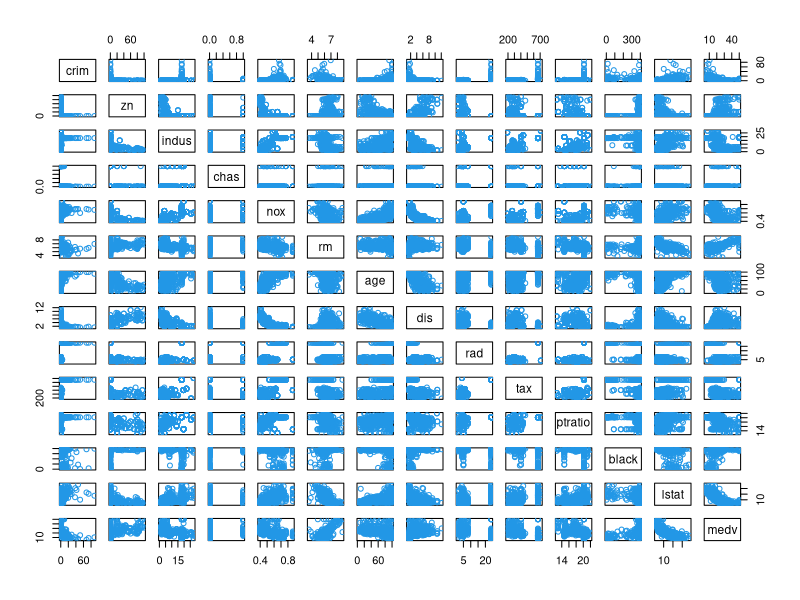
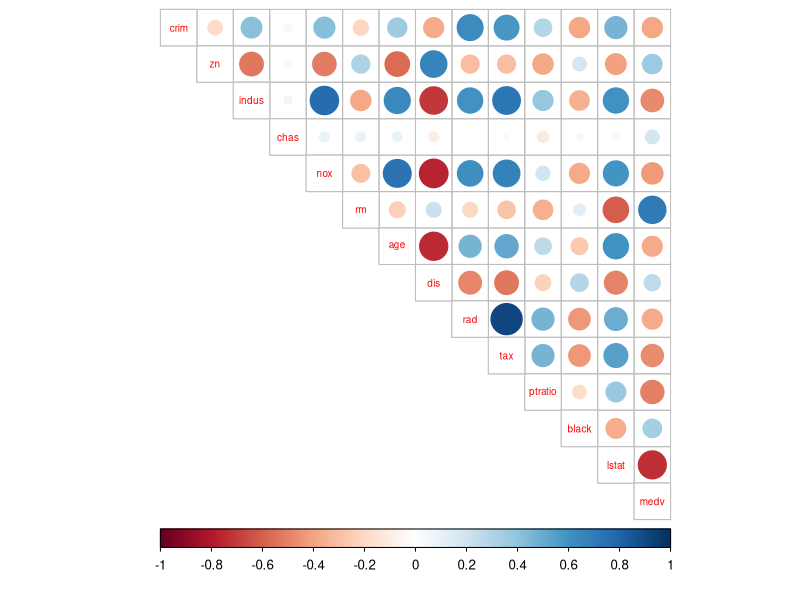
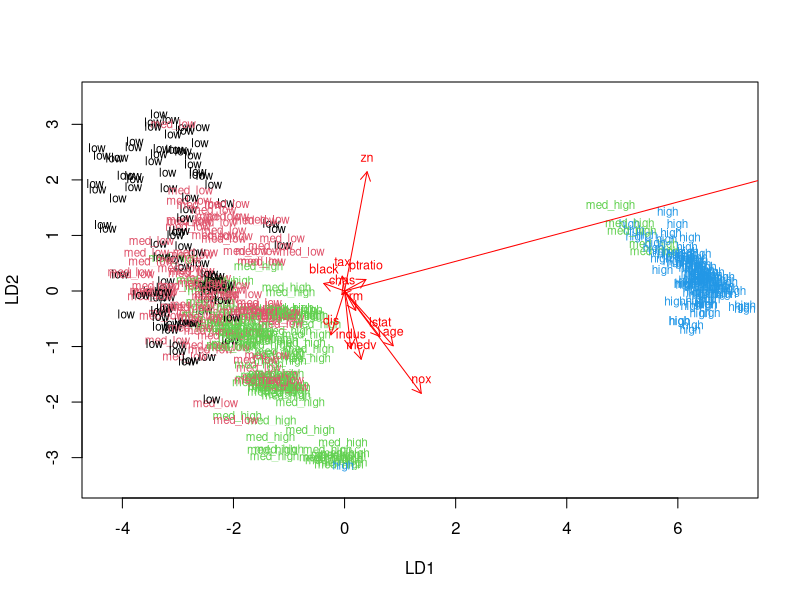

Here is the R script that generated these plots, in order:
## ---- chunk 1
library(MASS)
library(ggplot2)
library(GGally)
library(corrplot)
## ---- chunk 2
dim(Boston)
str(Boston)
## ---- chunk 3
pairs(Boston, col = 4)
## ---- chunk 4
#calculating the correlation matrix and correlation plot
cor_matrix <- round(cor(Boston),digits = 2)

corrplot(cor_matrix, method="circle", type = "upper", cl.pos = "b", tl.pos = "d", tl.cex = 0.6)
## ---- chunk 5
summary(Boston)
## ---- chunk 6
#center and standardize variables
boston_scaled <- scale(Boston)
summary(boston_scaled)
class(boston_scaled)
boston_scaled <- as.data.frame(boston_scaled)
## ---- chunk 7
#save the scaled crim as scaled_crim
scaled_crim <- boston_scaled$crim
## ---- chunk 8
#create a quantile vector of crim and print it
bins <- quantile(scaled_crim)
bins

#create a categorical variable 'crime'
crime <- cut(scaled_crim, breaks = bins, include.lowest = TRUE, label = c("low", "med_low", "med_high", "high"))

#look at the table of the new factor crime, do not change the actual variable "crime"
crime_tab <-table(crime)
crime_tab

#remove original crim from the dataset
boston_scaled <- dplyr::select(boston_scaled, -crim)

# add the new categorical value to scaled data
boston_scaled <- data.frame(boston_scaled, crime)
summary(boston_scaled)
## ---- chunk 9
# number of rows in the Boston dataset 
n <- nrow(boston_scaled)

# choose randomly 80% of the rows
ind <- sample(n,  size = n * 0.8)
ind
# create train set
train <- boston_scaled[ind,]

# create test set 
test <- boston_scaled[-ind,]
## ---- chunk 10
#LDA = linear discriminant analysis
lda.fit <- lda(crime ~. , data = train)

#print the lda.fit object
lda.fit

#the function for lda biplot arrows
lda.arrows <- function(x, myscale = 1, arrow_heads = 0.1, color = "red", tex = 0.75, choices = c(1,2)){
  heads <- coef(x)
  arrows(x0 = 0, y0 = 0, 
         x1 = myscale * heads[,choices[1]], 
         y1 = myscale * heads[,choices[2]], col=color, length = arrow_heads)
  text(myscale * heads[,choices], labels = row.names(heads), 
       cex = tex, col=color, pos=3)
}

#target classes as numeric
classes <- as.numeric(train$crime)
classes

#plot the lda results
plot(lda.fit, dimen = 2, col = classes, pch = classes)
lda.arrows(lda.fit, myscale = 3)

## ---- chunk 11
#save the correct classes from test data
correct_classes <- test$crime

#remove the crime variable from test data
test <- dplyr::select(test, -crime)

#predict classes with test data
lda.pred <- predict(lda.fit, newdata = test)

#cross tabulate the results
table(correct = correct_classes, predicted = lda.pred$class)
